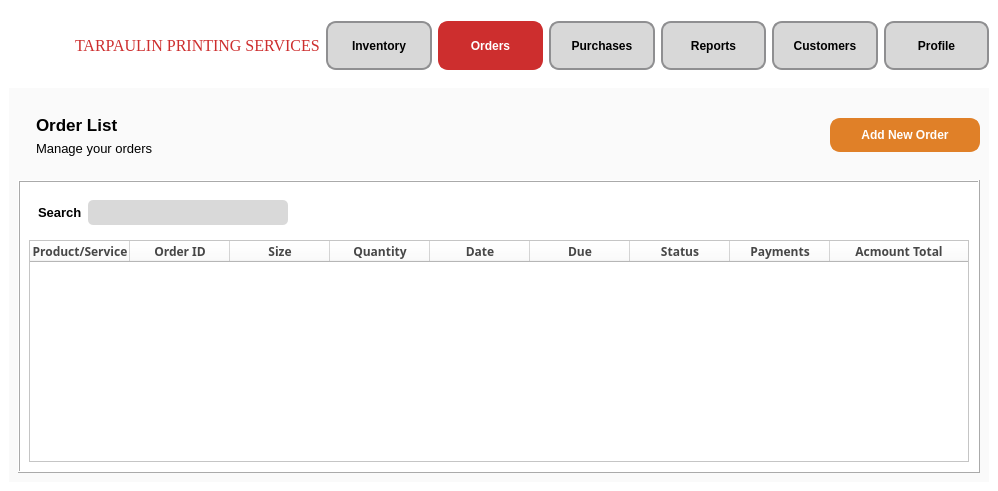
<?xml version="1.0" encoding="UTF-8"?>
<ui version="4.0">
 <class>Order_2</class>
 <widget class="QMainWindow" name="Order_2">
  <property name="geometry">
   <rect>
    <x>0</x>
    <y>0</y>
    <width>998</width>
    <height>491</height>
   </rect>
  </property>
  <property name="sizePolicy">
   <sizepolicy hsizetype="Fixed" vsizetype="Fixed">
    <horstretch>0</horstretch>
    <verstretch>0</verstretch>
   </sizepolicy>
  </property>
  <property name="windowTitle">
   <string>MainWindow</string>
  </property>
  <property name="styleSheet">
   <string notr="true">background-color: white;</string>
  </property>
  <widget class="QWidget" name="centralwidget">
   <layout class="QVBoxLayout" name="verticalLayout">
    <item>
     <widget class="QFrame" name="NavbarFrame">
      <property name="enabled">
       <bool>true</bool>
      </property>
      <property name="sizePolicy">
       <sizepolicy hsizetype="Preferred" vsizetype="Preferred">
        <horstretch>0</horstretch>
        <verstretch>0</verstretch>
       </sizepolicy>
      </property>
      <property name="font">
       <font>
        <pointsize>10</pointsize>
       </font>
      </property>
      <property name="cursor">
       <cursorShape>ArrowCursor</cursorShape>
      </property>
      <property name="styleSheet">
       <string notr="true">QPushButton {
    min-width: 100px; 
    max-width: 150px;
    min-height: 40px;
    max-height: 35px;
	font-size:12px;
	border: 2px solid #8f8f91; 
	border-radius: 10px;
	background-color: #d8d8d8; 
	min-width: 80px; 
	min-height: 30px; 
	padding: 5px; 
	color: black; 
	font-weight: bold; 
}
</string>
      </property>
      <property name="frameShape">
       <enum>QFrame::NoFrame</enum>
      </property>
      <property name="frameShadow">
       <enum>QFrame::Plain</enum>
      </property>
      <layout class="QHBoxLayout" name="horizontalLayout">
       <property name="leftMargin">
        <number>5</number>
       </property>
       <property name="rightMargin">
        <number>0</number>
       </property>
       <item>
        <widget class="QLabel" name="Logo">
         <property name="enabled">
          <bool>true</bool>
         </property>
         <property name="sizePolicy">
          <sizepolicy hsizetype="Fixed" vsizetype="Fixed">
           <horstretch>0</horstretch>
           <verstretch>0</verstretch>
          </sizepolicy>
         </property>
         <property name="minimumSize">
          <size>
           <width>55</width>
           <height>55</height>
          </size>
         </property>
         <property name="maximumSize">
          <size>
           <width>55</width>
           <height>55</height>
          </size>
         </property>
         <property name="font">
          <font>
           <pointsize>10</pointsize>
          </font>
         </property>
         <property name="cursor">
          <cursorShape>PointingHandCursor</cursorShape>
         </property>
         <property name="autoFillBackground">
          <bool>false</bool>
         </property>
         <property name="styleSheet">
          <string notr="true"/>
         </property>
         <property name="text">
          <string/>
         </property>
         <property name="textFormat">
          <enum>Qt::RichText</enum>
         </property>
         <property name="pixmap">
          <pixmap>static/logo.png</pixmap>
         </property>
         <property name="scaledContents">
          <bool>true</bool>
         </property>
         <property name="wordWrap">
          <bool>false</bool>
         </property>
        </widget>
       </item>
       <item>
        <widget class="QLabel" name="tarp">
         <property name="font">
          <font>
           <family>Georgia</family>
           <pointsize>12</pointsize>
           <weight>9</weight>
           <italic>false</italic>
           <bold>false</bold>
          </font>
         </property>
         <property name="cursor">
          <cursorShape>PointingHandCursor</cursorShape>
         </property>
         <property name="autoFillBackground">
          <bool>false</bool>
         </property>
         <property name="styleSheet">
          <string notr="true">font: 75 12pt &quot;Georgia&quot;;
color: #CD2E2E;</string>
         </property>
         <property name="text">
          <string>TARPAULIN PRINTING SERVICES</string>
         </property>
        </widget>
       </item>
       <item>
        <widget class="QPushButton" name="Inventory">
         <property name="minimumSize">
          <size>
           <width>94</width>
           <height>44</height>
          </size>
         </property>
         <property name="font">
          <font>
           <pointsize>-1</pointsize>
           <weight>75</weight>
           <bold>true</bold>
          </font>
         </property>
         <property name="cursor">
          <cursorShape>PointingHandCursor</cursorShape>
         </property>
         <property name="styleSheet">
          <string notr="true">font-size:12px;

</string>
         </property>
         <property name="text">
          <string>Inventory</string>
         </property>
        </widget>
       </item>
       <item>
        <widget class="QPushButton" name="Order">
         <property name="font">
          <font>
           <pointsize>-1</pointsize>
           <weight>75</weight>
           <bold>true</bold>
          </font>
         </property>
         <property name="cursor">
          <cursorShape>PointingHandCursor</cursorShape>
         </property>
         <property name="styleSheet">
          <string notr="true">font-size:12px;
color: white;
border: 2px solid #CD2E2E;
background-color: #CD2E2E;</string>
         </property>
         <property name="text">
          <string>Orders</string>
         </property>
        </widget>
       </item>
       <item>
        <widget class="QPushButton" name="Purchase">
         <property name="font">
          <font>
           <pointsize>-1</pointsize>
           <weight>75</weight>
           <bold>true</bold>
          </font>
         </property>
         <property name="cursor">
          <cursorShape>PointingHandCursor</cursorShape>
         </property>
         <property name="styleSheet">
          <string notr="true">font-size:12px;</string>
         </property>
         <property name="text">
          <string>Purchases</string>
         </property>
        </widget>
       </item>
       <item>
        <widget class="QPushButton" name="Report">
         <property name="font">
          <font>
           <pointsize>-1</pointsize>
           <weight>75</weight>
           <bold>true</bold>
          </font>
         </property>
         <property name="cursor">
          <cursorShape>PointingHandCursor</cursorShape>
         </property>
         <property name="styleSheet">
          <string notr="true">font-size:12px;</string>
         </property>
         <property name="text">
          <string>Reports</string>
         </property>
        </widget>
       </item>
       <item>
        <widget class="QPushButton" name="Customer">
         <property name="font">
          <font>
           <pointsize>-1</pointsize>
           <weight>75</weight>
           <bold>true</bold>
          </font>
         </property>
         <property name="cursor">
          <cursorShape>PointingHandCursor</cursorShape>
         </property>
         <property name="styleSheet">
          <string notr="true">font-size:12px;</string>
         </property>
         <property name="text">
          <string>Customers</string>
         </property>
        </widget>
       </item>
       <item>
        <widget class="QPushButton" name="Profile">
         <property name="font">
          <font>
           <pointsize>-1</pointsize>
           <weight>75</weight>
           <bold>true</bold>
          </font>
         </property>
         <property name="cursor">
          <cursorShape>PointingHandCursor</cursorShape>
         </property>
         <property name="styleSheet">
          <string notr="true">font-size:12px;</string>
         </property>
         <property name="text">
          <string>Profile</string>
         </property>
        </widget>
       </item>
      </layout>
     </widget>
    </item>
    <item>
     <widget class="QFrame" name="TableContainer">
      <property name="sizePolicy">
       <sizepolicy hsizetype="Expanding" vsizetype="Expanding">
        <horstretch>0</horstretch>
        <verstretch>0</verstretch>
       </sizepolicy>
      </property>
      <property name="minimumSize">
       <size>
        <width>0</width>
        <height>2</height>
       </size>
      </property>
      <property name="font">
       <font>
        <pointsize>10</pointsize>
       </font>
      </property>
      <property name="layoutDirection">
       <enum>Qt::LeftToRight</enum>
      </property>
      <property name="autoFillBackground">
       <bool>false</bool>
      </property>
      <property name="styleSheet">
       <string notr="true">background-color: #FAFAFA;
width: 100vw;</string>
      </property>
      <property name="frameShape">
       <enum>QFrame::NoFrame</enum>
      </property>
      <property name="frameShadow">
       <enum>QFrame::Plain</enum>
      </property>
      <layout class="QVBoxLayout" name="verticalLayout_2">
       <item>
        <widget class="QFrame" name="Label">
         <property name="sizePolicy">
          <sizepolicy hsizetype="Preferred" vsizetype="Preferred">
           <horstretch>0</horstretch>
           <verstretch>0</verstretch>
          </sizepolicy>
         </property>
         <property name="font">
          <font>
           <pointsize>10</pointsize>
          </font>
         </property>
         <property name="frameShape">
          <enum>QFrame::NoFrame</enum>
         </property>
         <property name="frameShadow">
          <enum>QFrame::Raised</enum>
         </property>
         <layout class="QHBoxLayout" name="horizontalLayout_4">
          <property name="rightMargin">
           <number>0</number>
          </property>
          <item>
           <widget class="QFrame" name="ProductList">
            <property name="font">
             <font>
              <pointsize>10</pointsize>
             </font>
            </property>
            <property name="frameShape">
             <enum>QFrame::NoFrame</enum>
            </property>
            <property name="frameShadow">
             <enum>QFrame::Raised</enum>
            </property>
            <layout class="QVBoxLayout" name="verticalLayout_3">
             <item>
              <widget class="QLabel" name="ProductLabel">
               <property name="font">
                <font>
                 <pointsize>13</pointsize>
                 <weight>75</weight>
                 <bold>true</bold>
                </font>
               </property>
               <property name="styleSheet">
                <string notr="true">font-weight: bold;</string>
               </property>
               <property name="text">
                <string>Order List</string>
               </property>
              </widget>
             </item>
             <item>
              <widget class="QLabel" name="manageLabel">
               <property name="font">
                <font>
                 <pointsize>10</pointsize>
                </font>
               </property>
               <property name="text">
                <string>Manage your orders</string>
               </property>
              </widget>
             </item>
            </layout>
           </widget>
          </item>
          <item>
           <widget class="QFrame" name="BtnContainer">
            <property name="font">
             <font>
              <pointsize>10</pointsize>
             </font>
            </property>
            <property name="frameShape">
             <enum>QFrame::NoFrame</enum>
            </property>
            <property name="frameShadow">
             <enum>QFrame::Raised</enum>
            </property>
            <layout class="QHBoxLayout" name="horizontalLayout_3">
             <property name="rightMargin">
              <number>0</number>
             </property>
             <item>
              <spacer name="horizontalSpacer">
               <property name="font">
                <font>
                 <pointsize>10</pointsize>
                </font>
               </property>
               <property name="orientation">
                <enum>Qt::Horizontal</enum>
               </property>
               <property name="sizeHint" stdset="0">
                <size>
                 <width>649</width>
                 <height>20</height>
                </size>
               </property>
              </spacer>
             </item>
             <item>
              <widget class="QPushButton" name="AddProduct">
               <property name="sizePolicy">
                <sizepolicy hsizetype="Preferred" vsizetype="Fixed">
                 <horstretch>0</horstretch>
                 <verstretch>0</verstretch>
                </sizepolicy>
               </property>
               <property name="minimumSize">
                <size>
                 <width>150</width>
                 <height>34</height>
                </size>
               </property>
               <property name="maximumSize">
                <size>
                 <width>150</width>
                 <height>34</height>
                </size>
               </property>
               <property name="font">
                <font>
                 <pointsize>-1</pointsize>
                 <weight>75</weight>
                 <bold>true</bold>
                </font>
               </property>
               <property name="cursor">
                <cursorShape>PointingHandCursor</cursorShape>
               </property>
               <property name="styleSheet">
                <string notr="true">font-size:12px;
border: 2px solid #E08028; 
border-radius: 10px;
background-color: #E08028; 
padding: 5px; 
color: white; 
font-weight: bold; frf</string>
               </property>
               <property name="text">
                <string>Add New Order</string>
               </property>
               <property name="icon">
                <iconset>
                 <normaloff>static/add.png</normaloff>static/add.png</iconset>
               </property>
               <property name="iconSize">
                <size>
                 <width>20</width>
                 <height>20</height>
                </size>
               </property>
              </widget>
             </item>
            </layout>
           </widget>
          </item>
         </layout>
        </widget>
       </item>
       <item>
        <widget class="QFrame" name="DataFrame">
         <property name="sizePolicy">
          <sizepolicy hsizetype="Expanding" vsizetype="Expanding">
           <horstretch>0</horstretch>
           <verstretch>0</verstretch>
          </sizepolicy>
         </property>
         <property name="font">
          <font>
           <pointsize>10</pointsize>
          </font>
         </property>
         <property name="styleSheet">
          <string notr="true">background-color: white;</string>
         </property>
         <property name="frameShape">
          <enum>QFrame::Box</enum>
         </property>
         <property name="frameShadow">
          <enum>QFrame::Raised</enum>
         </property>
         <layout class="QVBoxLayout" name="verticalLayout_4">
          <item>
           <widget class="QFrame" name="SearchFrame">
            <property name="minimumSize">
             <size>
              <width>0</width>
              <height>41</height>
             </size>
            </property>
            <property name="font">
             <font>
              <pointsize>10</pointsize>
             </font>
            </property>
            <property name="frameShape">
             <enum>QFrame::NoFrame</enum>
            </property>
            <property name="frameShadow">
             <enum>QFrame::Raised</enum>
            </property>
            <layout class="QHBoxLayout" name="horizontalLayout_2">
             <item>
              <widget class="QLabel" name="Search">
               <property name="font">
                <font>
                 <pointsize>10</pointsize>
                 <weight>75</weight>
                 <bold>true</bold>
                </font>
               </property>
               <property name="styleSheet">
                <string notr="true">font-weight: bold;
</string>
               </property>
               <property name="text">
                <string>Search</string>
               </property>
               <property name="alignment">
                <set>Qt::AlignLeading|Qt::AlignLeft|Qt::AlignVCenter</set>
               </property>
              </widget>
             </item>
             <item>
              <widget class="QLineEdit" name="SearchInput">
               <property name="minimumSize">
                <size>
                 <width>0</width>
                 <height>25</height>
                </size>
               </property>
               <property name="maximumSize">
                <size>
                 <width>200</width>
                 <height>25</height>
                </size>
               </property>
               <property name="font">
                <font>
                 <pointsize>10</pointsize>
                </font>
               </property>
               <property name="styleSheet">
                <string notr="true">background-color: #D9D9D9;
border-radius: 5px;

</string>
               </property>
              </widget>
             </item>
             <item>
              <widget class="QLabel" name="Filter">
               <property name="minimumSize">
                <size>
                 <width>25</width>
                 <height>25</height>
                </size>
               </property>
               <property name="maximumSize">
                <size>
                 <width>25</width>
                 <height>25</height>
                </size>
               </property>
               <property name="font">
                <font>
                 <pointsize>10</pointsize>
                </font>
               </property>
               <property name="cursor">
                <cursorShape>PointingHandCursor</cursorShape>
               </property>
               <property name="text">
                <string/>
               </property>
               <property name="pixmap">
                <pixmap>static/filter.png</pixmap>
               </property>
               <property name="scaledContents">
                <bool>true</bool>
               </property>
              </widget>
             </item>
             <item>
              <spacer name="horizontalSpacer_2">
               <property name="font">
                <font>
                 <pointsize>10</pointsize>
                </font>
               </property>
               <property name="orientation">
                <enum>Qt::Horizontal</enum>
               </property>
               <property name="sizeHint" stdset="0">
                <size>
                 <width>610</width>
                 <height>20</height>
                </size>
               </property>
              </spacer>
             </item>
            </layout>
           </widget>
          </item>
          <item>
           <widget class="QTableWidget" name="tableWidget">
            <property name="font">
             <font>
              <pointsize>10</pointsize>
             </font>
            </property>
            <property name="columnCount">
             <number>9</number>
            </property>
            <attribute name="horizontalHeaderStretchLastSection">
             <bool>true</bool>
            </attribute>
            <column>
             <property name="text">
              <string>Product/Service</string>
             </property>
             <property name="font">
              <font>
               <family>Bahnschrift SemiBold</family>
               <pointsize>9</pointsize>
               <weight>75</weight>
               <bold>true</bold>
               <underline>false</underline>
              </font>
             </property>
             <property name="foreground">
              <brush brushstyle="SolidPattern">
               <color alpha="255">
                <red>71</red>
                <green>71</green>
                <blue>71</blue>
               </color>
              </brush>
             </property>
            </column>
            <column>
             <property name="text">
              <string>Order ID</string>
             </property>
             <property name="font">
              <font>
               <family>Bahnschrift SemiBold</family>
               <weight>75</weight>
               <bold>true</bold>
              </font>
             </property>
             <property name="foreground">
              <brush brushstyle="SolidPattern">
               <color alpha="255">
                <red>71</red>
                <green>71</green>
                <blue>71</blue>
               </color>
              </brush>
             </property>
            </column>
            <column>
             <property name="text">
              <string>Size</string>
             </property>
             <property name="font">
              <font>
               <family>Bahnschrift SemiBold</family>
               <pointsize>9</pointsize>
               <weight>75</weight>
               <bold>true</bold>
              </font>
             </property>
             <property name="foreground">
              <brush brushstyle="SolidPattern">
               <color alpha="255">
                <red>71</red>
                <green>71</green>
                <blue>71</blue>
               </color>
              </brush>
             </property>
            </column>
            <column>
             <property name="text">
              <string>Quantity</string>
             </property>
             <property name="font">
              <font>
               <family>Bahnschrift SemiBold</family>
               <pointsize>9</pointsize>
               <weight>75</weight>
               <bold>true</bold>
              </font>
             </property>
             <property name="foreground">
              <brush brushstyle="SolidPattern">
               <color alpha="255">
                <red>71</red>
                <green>71</green>
                <blue>71</blue>
               </color>
              </brush>
             </property>
            </column>
            <column>
             <property name="text">
              <string>Date</string>
             </property>
             <property name="font">
              <font>
               <family>Bahnschrift SemiBold</family>
               <pointsize>9</pointsize>
               <weight>75</weight>
               <bold>true</bold>
              </font>
             </property>
             <property name="foreground">
              <brush brushstyle="SolidPattern">
               <color alpha="255">
                <red>71</red>
                <green>71</green>
                <blue>71</blue>
               </color>
              </brush>
             </property>
            </column>
            <column>
             <property name="text">
              <string>Due</string>
             </property>
             <property name="font">
              <font>
               <family>Bahnschrift SemiBold</family>
               <pointsize>9</pointsize>
               <weight>75</weight>
               <bold>true</bold>
              </font>
             </property>
             <property name="foreground">
              <brush brushstyle="SolidPattern">
               <color alpha="255">
                <red>71</red>
                <green>71</green>
                <blue>71</blue>
               </color>
              </brush>
             </property>
            </column>
            <column>
             <property name="text">
              <string>Status</string>
             </property>
             <property name="font">
              <font>
               <family>Bahnschrift SemiBold</family>
               <pointsize>9</pointsize>
               <weight>75</weight>
               <bold>true</bold>
              </font>
             </property>
             <property name="foreground">
              <brush brushstyle="SolidPattern">
               <color alpha="255">
                <red>71</red>
                <green>71</green>
                <blue>71</blue>
               </color>
              </brush>
             </property>
            </column>
            <column>
             <property name="text">
              <string>Payments</string>
             </property>
             <property name="font">
              <font>
               <family>Bahnschrift SemiBold</family>
               <pointsize>9</pointsize>
               <weight>75</weight>
               <bold>true</bold>
              </font>
             </property>
             <property name="foreground">
              <brush brushstyle="SolidPattern">
               <color alpha="255">
                <red>71</red>
                <green>71</green>
                <blue>71</blue>
               </color>
              </brush>
             </property>
            </column>
            <column>
             <property name="text">
              <string>Acmount Total</string>
             </property>
             <property name="font">
              <font>
               <family>Bahnschrift SemiBold</family>
               <pointsize>9</pointsize>
               <weight>75</weight>
               <bold>true</bold>
              </font>
             </property>
             <property name="foreground">
              <brush brushstyle="SolidPattern">
               <color alpha="255">
                <red>71</red>
                <green>71</green>
                <blue>71</blue>
               </color>
              </brush>
             </property>
            </column>
           </widget>
          </item>
         </layout>
        </widget>
       </item>
      </layout>
     </widget>
    </item>
   </layout>
  </widget>
 </widget>
 <resources>
  <include location="images.qrc"/>
  <include location="font.qrc"/>
 </resources>
 <connections/>
</ui>
